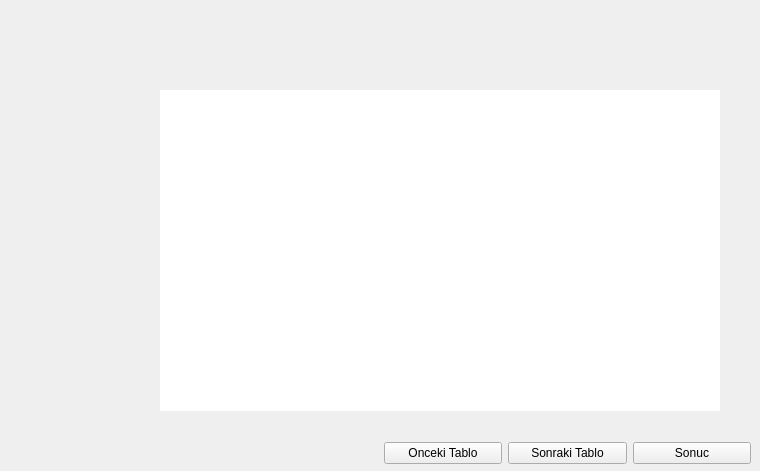
<?xml version="1.0" encoding="UTF-8"?>
<ui version="4.0">
 <class>MainWindow</class>
 <widget class="QMainWindow" name="MainWindow">
  <property name="geometry">
   <rect>
    <x>0</x>
    <y>0</y>
    <width>760</width>
    <height>471</height>
   </rect>
  </property>
  <property name="windowTitle">
   <string>MainWindow</string>
  </property>
  <widget class="QWidget" name="centralwidget">
   <widget class="QLabel" name="labelUp">
    <property name="geometry">
     <rect>
      <x>160</x>
      <y>40</y>
      <width>571</width>
      <height>41</height>
     </rect>
    </property>
    <property name="font">
     <font>
      <pointsize>24</pointsize>
     </font>
    </property>
    <property name="styleSheet">
     <string notr="true"/>
    </property>
    <property name="text">
     <string/>
    </property>
   </widget>
   <widget class="QLabel" name="labelLeft">
    <property name="geometry">
     <rect>
      <x>30</x>
      <y>90</y>
      <width>121</width>
      <height>321</height>
     </rect>
    </property>
    <property name="font">
     <font>
      <pointsize>22</pointsize>
     </font>
    </property>
    <property name="styleSheet">
     <string notr="true"/>
    </property>
    <property name="text">
     <string/>
    </property>
    <property name="alignment">
     <set>Qt::AlignRight|Qt::AlignTop|Qt::AlignTrailing</set>
    </property>
   </widget>
   <widget class="QLabel" name="label">
    <property name="geometry">
     <rect>
      <x>160</x>
      <y>90</y>
      <width>560</width>
      <height>321</height>
     </rect>
    </property>
    <property name="font">
     <font>
      <pointsize>18</pointsize>
     </font>
    </property>
    <property name="styleSheet">
     <string notr="true">background-color: rgb(255, 255, 255);</string>
    </property>
    <property name="text">
     <string/>
    </property>
   </widget>
   <widget class="QWidget" name="">
    <property name="geometry">
     <rect>
      <x>10</x>
      <y>438</y>
      <width>741</width>
      <height>31</height>
     </rect>
    </property>
    <layout class="QHBoxLayout" name="horizontalLayout_2">
     <item>
      <widget class="QLabel" name="labelResult">
       <property name="text">
        <string/>
       </property>
      </widget>
     </item>
     <item>
      <layout class="QHBoxLayout" name="horizontalLayout">
       <item>
        <widget class="QPushButton" name="buttonPrev">
         <property name="text">
          <string>Onceki Tablo</string>
         </property>
        </widget>
       </item>
       <item>
        <widget class="QPushButton" name="buttonNext">
         <property name="text">
          <string>Sonraki Tablo</string>
         </property>
        </widget>
       </item>
       <item>
        <widget class="QPushButton" name="buttonFinish">
         <property name="text">
          <string>Sonuc</string>
         </property>
        </widget>
       </item>
      </layout>
     </item>
    </layout>
   </widget>
  </widget>
 </widget>
 <resources/>
 <connections/>
</ui>
